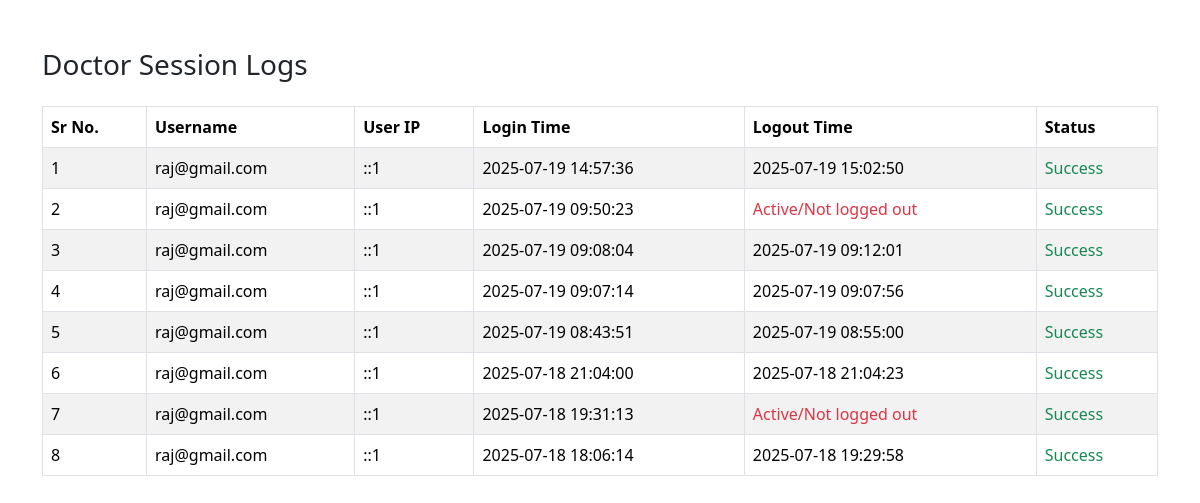
The page /admin/doctor-session-log.php (signed in) on the database its author committed.
### tables this page shows
CREATE TABLE `doctorslog` (
  `id` int(11) NOT NULL,
  `uid` int(11) DEFAULT NULL,
  `username` varchar(100) NOT NULL,
  `userip` varchar(50) DEFAULT NULL,
  `loginTime` datetime DEFAULT NULL,
  `logoutTime` datetime DEFAULT NULL,
  `status` int(11) DEFAULT NULL
);

### admin/doctor-session-log.php (the view, shortened to what this page needs)
<?php
$doctorId = $_SESSION['doctor_id'];
?>
<!DOCTYPE html>
<html lang="en">
<head>
    <link href="https://cdn.jsdelivr.net/npm/bootstrap@5.3.7/dist/css/bootstrap.min.css" rel="stylesheet">
</head>
<body>
<div class="container mt-5">
    <h3 class="mb-4">Doctor Session Logs</h3>
    <table class="table table-bordered table-striped">
        <thead>
            <tr>
                <th>Sr No.</th>
                <th>Username</th>
                <th>User IP</th>
                <th>Login Time</th>
                <th>Logout Time</th>
                <th>Status</th>
            </tr>
        </thead>
        <tbody>
        <?php
        $query = mysqli_query($conn, "SELECT * FROM doctorslog WHERE uid = '$doctorId' ORDER BY loginTime DESC");
        $count = 1;
        while ($row = mysqli_fetch_assoc($query)) {
            echo "<tr>";
            echo "<td>{$count}</td>";
            echo "<td>{$row['username']}</td>";
            echo "<td>{$row['userip']}</td>";
            echo "<td>{$row['loginTime']}</td>";
            echo "<td>" . ($row['logoutTime'] ? $row['logoutTime'] : '<span class="text-danger">Active/Not logged out</span>') . "</td>";
            echo "<td>" . ($row['status'] ? '<span class="text-success">Success</span>' : '<span class="text-danger">Failed</span>') . "</td>";
            echo "</tr>";
            $count++;
        }
        ?>
        </tbody>
    </table>
</div>
</body>
</html>

### rows shown on the page
doctorslog: username "raj@gmail.com", userip "::1", loginTime "2025-07-19 14:57:36", logoutTime "2025-07-19 15:02:50", status "Success"
doctorslog: username "raj@gmail.com", userip "::1", loginTime "2025-07-19 09:50:23", shows "Active/Not logged out", status "Success"
doctorslog: username "raj@gmail.com", userip "::1", loginTime "2025-07-19 09:08:04", logoutTime "2025-07-19 09:12:01", status "Success"
doctorslog: username "raj@gmail.com", userip "::1", loginTime "2025-07-19 09:07:14", logoutTime "2025-07-19 09:07:56", status "Success"
doctorslog: username "raj@gmail.com", userip "::1", loginTime "2025-07-19 08:43:51", logoutTime "2025-07-19 08:55:00", status "Success"
doctorslog: username "raj@gmail.com", userip "::1", loginTime "2025-07-18 21:04:00", logoutTime "2025-07-18 21:04:23", status "Success"
doctorslog: username "raj@gmail.com", userip "::1", loginTime "2025-07-18 19:31:13", shows "Active/Not logged out", status "Success"
doctorslog: username "raj@gmail.com", userip "::1", loginTime "2025-07-18 18:06:14", logoutTime "2025-07-18 19:29:58", status "Success"
